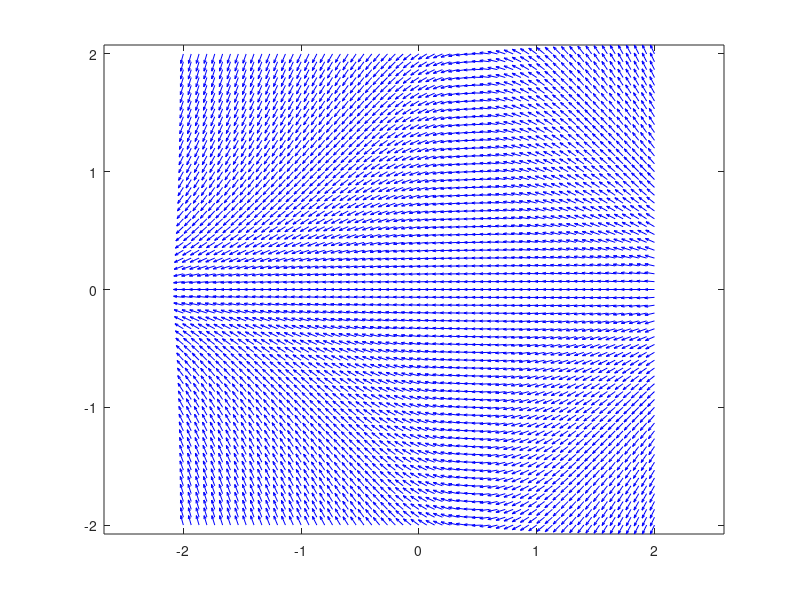

MATLAB code to generate this figure: (Note: this script raises an error after producing the figure.)
%%%% Differential Equations Homework 4 - Romeo Perlstein %%%%

close all
close all force
%%%% -- Problem F9 ---- %%%%

%% a)

[X, Y] = meshgrid(-2:1/15:2, -2:1/15:2);
U = X * (1 - 0.5*X - 0.5*Y);
V = Y * (-0.25 + 0.5*X);
L = sqrt(U.^2 + V.^2);
quiver(X, Y, U./L, V./L, "-b")
axis equal tight


syms x y
[x, y] = solve([x*(1 - 0.5*x - 0.5*y), y*(-0.25 + 0.5*x)], [x,y]);

critpoints = [x(1) y(1) ; x(2) y(2) ; x(3) y(3)]

hold on
xline(0, "r")
yline(0, "r")
xline(2, "r")
yline(0, "r")
xline(1/2, "r")
yline(3/2, "r")

figure
quiver(X, Y, U./L, V./L, "ob")
axis equal tight


